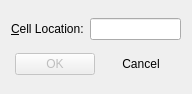
<?xml version="1.0" encoding="UTF-8"?>
<ui version="4.0">
 <class>GoToCellDialog</class>
 <widget class="QWidget" name="GoToCellDialog">
  <property name="geometry">
   <rect>
    <x>0</x>
    <y>0</y>
    <width>192</width>
    <height>94</height>
   </rect>
  </property>
  <property name="windowTitle">
   <string>Go to Cell</string>
  </property>
  <layout class="QVBoxLayout">
   <item>
    <layout class="QHBoxLayout">
     <item>
      <widget class="QLabel" name="label">
       <property name="text">
        <string>&amp;Cell Location:</string>
       </property>
       <property name="buddy">
        <cstring>lineEdit</cstring>
       </property>
      </widget>
     </item>
     <item>
      <widget class="QLineEdit" name="lineEdit"/>
     </item>
    </layout>
   </item>
   <item>
    <layout class="QHBoxLayout">
     <item>
      <spacer>
       <property name="orientation">
        <enum>Qt::Horizontal</enum>
       </property>
       <property name="sizeHint" stdset="0">
        <size>
         <width>40</width>
         <height>20</height>
        </size>
       </property>
      </spacer>
     </item>
     <item>
      <widget class="QPushButton" name="okButton">
       <property name="enabled">
        <bool>false</bool>
       </property>
       <property name="text">
        <string>OK</string>
       </property>
       <property name="default">
        <bool>true</bool>
       </property>
      </widget>
     </item>
     <item>
      <widget class="QPushButton" name="cancelButton">
       <property name="text">
        <string>Cancel</string>
       </property>
       <property name="flat">
        <bool>true</bool>
       </property>
      </widget>
     </item>
    </layout>
   </item>
  </layout>
 </widget>
 <tabstops>
  <tabstop>lineEdit</tabstop>
  <tabstop>okButton</tabstop>
  <tabstop>cancelButton</tabstop>
 </tabstops>
 <resources/>
 <connections/>
</ui>
